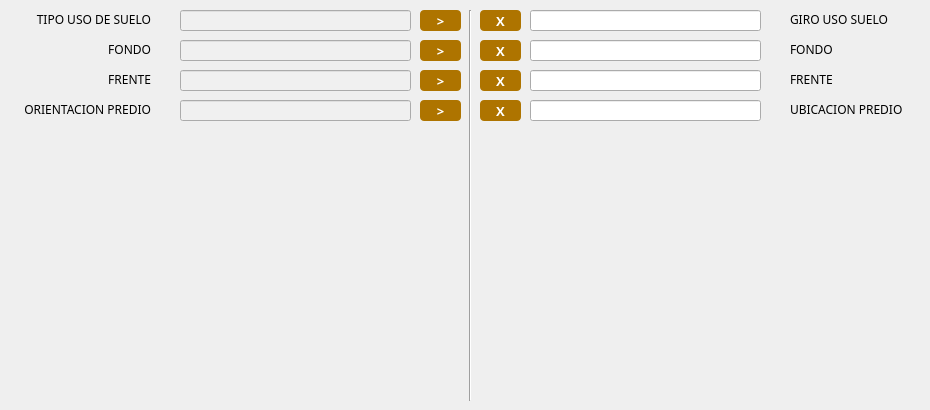
   <widget class="QWidget" name="tab_3">
    <attribute name="title">
     <string>TERRENO</string>
    </attribute>
    <widget class="QLabel" name="label_27">
     <property name="geometry">
      <rect>
       <x>790</x>
       <y>10</y>
       <width>131</width>
       <height>20</height>
      </rect>
     </property>
     <property name="font">
      <font>
       <family>Century Gothic</family>
      </font>
     </property>
     <property name="text">
      <string>&lt;html&gt;&lt;head/&gt;&lt;body&gt;&lt;p&gt;GIRO USO SUELO&lt;/p&gt;&lt;/body&gt;&lt;/html&gt;</string>
     </property>
    </widget>
    <widget class="QLineEdit" name="fldSueloCed">
     <property name="geometry">
      <rect>
       <x>180</x>
       <y>10</y>
       <width>231</width>
       <height>21</height>
      </rect>
     </property>
     <property name="font">
      <font>
       <family>Century Gothic</family>
      </font>
     </property>
     <property name="styleSheet">
      <string notr="true">background : rgb(240, 240, 240);
</string>
     </property>
     <property name="text">
      <string/>
     </property>
    </widget>
    <widget class="QLabel" name="label_28">
     <property name="geometry">
      <rect>
       <x>20</x>
       <y>10</y>
       <width>131</width>
       <height>20</height>
      </rect>
     </property>
     <property name="font">
      <font>
       <family>Century Gothic</family>
      </font>
     </property>
     <property name="text">
      <string>&lt;html&gt;&lt;head/&gt;&lt;body&gt;&lt;p align=&quot;right&quot;&gt;TIPO USO DE SUELO&lt;/p&gt;&lt;/body&gt;&lt;/html&gt;</string>
     </property>
    </widget>
    <widget class="QLineEdit" name="fldFondoCed">
     <property name="geometry">
      <rect>
       <x>180</x>
       <y>40</y>
       <width>231</width>
       <height>21</height>
      </rect>
     </property>
     <property name="font">
      <font>
       <family>Century Gothic</family>
      </font>
     </property>
     <property name="styleSheet">
      <string notr="true">background : rgb(240, 240, 240);
</string>
     </property>
     <property name="text">
      <string/>
     </property>
    </widget>
    <widget class="QLabel" name="label_31">
     <property name="geometry">
      <rect>
       <x>20</x>
       <y>70</y>
       <width>131</width>
       <height>20</height>
      </rect>
     </property>
     <property name="font">
      <font>
       <family>Century Gothic</family>
      </font>
     </property>
     <property name="text">
      <string>&lt;html&gt;&lt;head/&gt;&lt;body&gt;&lt;p align=&quot;right&quot;&gt;FRENTE&lt;/p&gt;&lt;/body&gt;&lt;/html&gt;</string>
     </property>
    </widget>
    <widget class="QLineEdit" name="fldFrenteCed">
     <property name="geometry">
      <rect>
       <x>180</x>
       <y>70</y>
       <width>231</width>
       <height>21</height>
      </rect>
     </property>
     <property name="font">
      <font>
       <family>Century Gothic</family>
      </font>
     </property>
     <property name="styleSheet">
      <string notr="true">background : rgb(240, 240, 240);
</string>
     </property>
     <property name="text">
      <string/>
     </property>
    </widget>
    <widget class="QLabel" name="label_32">
     <property name="geometry">
      <rect>
       <x>20</x>
       <y>40</y>
       <width>131</width>
       <height>20</height>
      </rect>
     </property>
     <property name="font">
      <font>
       <family>Century Gothic</family>
      </font>
     </property>
     <property name="text">
      <string>&lt;html&gt;&lt;head/&gt;&lt;body&gt;&lt;p align=&quot;right&quot;&gt;FONDO&lt;/p&gt;&lt;/body&gt;&lt;/html&gt;</string>
     </property>
    </widget>
    <widget class="QLabel" name="label_33">
     <property name="geometry">
      <rect>
       <x>20</x>
       <y>100</y>
       <width>131</width>
       <height>20</height>
      </rect>
     </property>
     <property name="font">
      <font>
       <family>Century Gothic</family>
      </font>
     </property>
     <property name="text">
      <string>&lt;html&gt;&lt;head/&gt;&lt;body&gt;&lt;p align=&quot;right&quot;&gt;ORIENTACION PREDIO&lt;/p&gt;&lt;/body&gt;&lt;/html&gt;</string>
     </property>
    </widget>
    <widget class="QLineEdit" name="fldOriCed">
     <property name="geometry">
      <rect>
       <x>180</x>
       <y>100</y>
       <width>231</width>
       <height>21</height>
      </rect>
     </property>
     <property name="font">
      <font>
       <family>Century Gothic</family>
      </font>
     </property>
     <property name="styleSheet">
      <string notr="true">background : rgb(240, 240, 240);
</string>
     </property>
     <property name="text">
      <string/>
     </property>
    </widget>
    <widget class="QLabel" name="label_36">
     <property name="geometry">
      <rect>
       <x>790</x>
       <y>40</y>
       <width>131</width>
       <height>20</height>
      </rect>
     </property>
     <property name="font">
      <font>
       <family>Century Gothic</family>
      </font>
     </property>
     <property name="text">
      <string>&lt;html&gt;&lt;head/&gt;&lt;body&gt;&lt;p&gt;FONDO&lt;/p&gt;&lt;/body&gt;&lt;/html&gt;</string>
     </property>
    </widget>
    <widget class="QLabel" name="label_37">
     <property name="geometry">
      <rect>
       <x>790</x>
       <y>70</y>
       <width>131</width>
       <height>20</height>
      </rect>
     </property>
     <property name="font">
      <font>
       <family>Century Gothic</family>
      </font>
     </property>
     <property name="text">
      <string>&lt;html&gt;&lt;head/&gt;&lt;body&gt;&lt;p&gt;FRENTE&lt;/p&gt;&lt;/body&gt;&lt;/html&gt;</string>
     </property>
    </widget>
    <widget class="QLabel" name="label_38">
     <property name="geometry">
      <rect>
       <x>790</x>
       <y>100</y>
       <width>131</width>
       <height>20</height>
      </rect>
     </property>
     <property name="font">
      <font>
       <family>Century Gothic</family>
      </font>
     </property>
     <property name="text">
      <string>&lt;html&gt;&lt;head/&gt;&lt;body&gt;&lt;p&gt;UBICACION PREDIO&lt;/p&gt;&lt;/body&gt;&lt;/html&gt;</string>
     </property>
    </widget>
    <widget class="Line" name="line_2">
     <property name="geometry">
      <rect>
       <x>460</x>
       <y>10</y>
       <width>20</width>
       <height>391</height>
      </rect>
     </property>
     <property name="styleSheet">
      <string notr="true"/>
     </property>
     <property name="orientation">
      <enum>Qt::Vertical</enum>
     </property>
    </widget>
    <widget class="QPushButton" name="btnSueCed">
     <property name="geometry">
      <rect>
       <x>420</x>
       <y>10</y>
       <width>41</width>
       <height>21</height>
      </rect>
     </property>
     <property name="font">
      <font>
       <family>Century Gothic</family>
       <pointsize>10</pointsize>
       <weight>75</weight>
       <bold>true</bold>
      </font>
     </property>
     <property name="styleSheet">
      <string notr="true">QPushButton{
background : rgb(174, 116, 0);
color : rgb(255, 255, 255);
border-radius : 4px;
}
QPushButton::hover{
background : rgb(104, 69, 13);
color : rgb(255, 255, 255);
border-radius : 4px;
}
QPushButton:disabled {
background: rgb(217, 217, 217)
}</string>
     </property>
     <property name="text">
      <string>&gt;</string>
     </property>
    </widget>
    <widget class="QPushButton" name="btnFondoCed">
     <property name="geometry">
      <rect>
       <x>420</x>
       <y>40</y>
       <width>41</width>
       <height>21</height>
      </rect>
     </property>
     <property name="font">
      <font>
       <family>Century Gothic</family>
       <pointsize>10</pointsize>
       <weight>75</weight>
       <bold>true</bold>
      </font>
     </property>
     <property name="styleSheet">
      <string notr="true">QPushButton{
background : rgb(174, 116, 0);
color : rgb(255, 255, 255);
border-radius : 4px;
}
QPushButton::hover{
background : rgb(104, 69, 13);
color : rgb(255, 255, 255);
border-radius : 4px;
}
QPushButton:disabled {
background: rgb(217, 217, 217)
}</string>
     </property>
     <property name="text">
      <string>&gt;</string>
     </property>
    </widget>
    <widget class="QPushButton" name="btnFrenteCed">
     <property name="geometry">
      <rect>
       <x>420</x>
       <y>70</y>
       <width>41</width>
       <height>21</height>
      </rect>
     </property>
     <property name="font">
      <font>
       <family>Century Gothic</family>
       <pointsize>10</pointsize>
       <weight>75</weight>
       <bold>true</bold>
      </font>
     </property>
     <property name="styleSheet">
      <string notr="true">QPushButton{
background : rgb(174, 116, 0);
color : rgb(255, 255, 255);
border-radius : 4px;
}
QPushButton::hover{
background : rgb(104, 69, 13);
color : rgb(255, 255, 255);
border-radius : 4px;
}
QPushButton:disabled {
background: rgb(217, 217, 217)
}</string>
     </property>
     <property name="text">
      <string>&gt;</string>
     </property>
    </widget>
    <widget class="QPushButton" name="btnOriCed">
     <property name="geometry">
      <rect>
       <x>420</x>
       <y>100</y>
       <width>41</width>
       <height>21</height>
      </rect>
     </property>
     <property name="font">
      <font>
       <family>Century Gothic</family>
       <pointsize>10</pointsize>
       <weight>75</weight>
       <bold>true</bold>
      </font>
     </property>
     <property name="styleSheet">
      <string notr="true">QPushButton{
background : rgb(174, 116, 0);
color : rgb(255, 255, 255);
border-radius : 4px;
}
QPushButton::hover{
background : rgb(104, 69, 13);
color : rgb(255, 255, 255);
border-radius : 4px;
}
QPushButton:disabled {
background: rgb(217, 217, 217)
}</string>
     </property>
     <property name="text">
      <string>&gt;</string>
     </property>
    </widget>
    <widget class="QLineEdit" name="fldFrentePad">
     <property name="geometry">
      <rect>
       <x>530</x>
       <y>70</y>
       <width>231</width>
       <height>21</height>
      </rect>
     </property>
     <property name="font">
      <font>
       <family>Century Gothic</family>
      </font>
     </property>
     <property name="text">
      <string/>
     </property>
    </widget>
    <widget class="QLineEdit" name="fldOriPad">
     <property name="geometry">
      <rect>
       <x>530</x>
       <y>100</y>
       <width>231</width>
       <height>21</height>
      </rect>
     </property>
     <property name="font">
      <font>
       <family>Century Gothic</family>
      </font>
     </property>
     <property name="text">
      <string/>
     </property>
    </widget>
    <widget class="QLineEdit" name="fldFondoPad">
     <property name="geometry">
      <rect>
       <x>530</x>
       <y>40</y>
       <width>231</width>
       <height>21</height>
      </rect>
     </property>
     <property name="font">
      <font>
       <family>Century Gothic</family>
      </font>
     </property>
     <property name="text">
      <string/>
     </property>
    </widget>
    <widget class="QLineEdit" name="fldSueloPad">
     <property name="geometry">
      <rect>
       <x>530</x>
       <y>10</y>
       <width>231</width>
       <height>21</height>
      </rect>
     </property>
     <property name="font">
      <font>
       <family>Century Gothic</family>
      </font>
     </property>
     <property name="text">
      <string/>
     </property>
    </widget>
    <widget class="QPushButton" name="btnFrentePad">
     <property name="geometry">
      <rect>
       <x>480</x>
       <y>70</y>
       <width>41</width>
       <height>21</height>
      </rect>
     </property>
     <property name="font">
      <font>
       <family>Century Gothic</family>
       <pointsize>10</pointsize>
       <weight>75</weight>
       <bold>true</bold>
      </font>
     </property>
     <property name="styleSheet">
      <string notr="true">QPushButton{
background : rgb(174, 116, 0);
color : rgb(255, 255, 255);
border-radius : 4px;
}
QPushButton::hover{
background : rgb(104, 69, 13);
color : rgb(255, 255, 255);
border-radius : 4px;
}
QPushButton:disabled {
background: rgb(217, 217, 217)
}</string>
     </property>
     <property name="text">
      <string>X</string>
     </property>
    </widget>
    <widget class="QPushButton" name="btnOriPad">
     <property name="geometry">
      <rect>
       <x>480</x>
       <y>100</y>
       <width>41</width>
       <height>21</height>
      </rect>
     </property>
     <property name="font">
      <font>
       <family>Century Gothic</family>
       <pointsize>10</pointsize>
       <weight>75</weight>
       <bold>true</bold>
      </font>
     </property>
     <property name="styleSheet">
      <string notr="true">QPushButton{
background : rgb(174, 116, 0);
color : rgb(255, 255, 255);
border-radius : 4px;
}
QPushButton::hover{
background : rgb(104, 69, 13);
color : rgb(255, 255, 255);
border-radius : 4px;
}
QPushButton:disabled {
background: rgb(217, 217, 217)
}</string>
     </property>
     <property name="text">
      <string>X</string>
     </property>
    </widget>
    <widget class="QPushButton" name="btnFondoPad">
     <property name="geometry">
      <rect>
       <x>480</x>
       <y>40</y>
       <width>41</width>
       <height>21</height>
      </rect>
     </property>
     <property name="font">
      <font>
       <family>Century Gothic</family>
       <pointsize>10</pointsize>
       <weight>75</weight>
       <bold>true</bold>
      </font>
     </property>
     <property name="styleSheet">
      <string notr="true">QPushButton{
background : rgb(174, 116, 0);
color : rgb(255, 255, 255);
border-radius : 4px;
}
QPushButton::hover{
background : rgb(104, 69, 13);
color : rgb(255, 255, 255);
border-radius : 4px;
}
QPushButton:disabled {
background: rgb(217, 217, 217)
}</string>
     </property>
     <property name="text">
      <string>X</string>
     </property>
    </widget>
    <widget class="QPushButton" name="btnSuePad">
     <property name="geometry">
      <rect>
       <x>480</x>
       <y>10</y>
       <width>41</width>
       <height>21</height>
      </rect>
     </property>
     <property name="font">
      <font>
       <family>Century Gothic</family>
       <pointsize>10</pointsize>
       <weight>75</weight>
       <bold>true</bold>
      </font>
     </property>
     <property name="styleSheet">
      <string notr="true">QPushButton{
background : rgb(174, 116, 0);
color : rgb(255, 255, 255);
border-radius : 4px;
}
QPushButton::hover{
background : rgb(104, 69, 13);
color : rgb(255, 255, 255);
border-radius : 4px;
}
QPushButton:disabled {
background: rgb(217, 217, 217)
}</string>
     </property>
     <property name="text">
      <string>X</string>
     </property>
    </widget>
   </widget>
